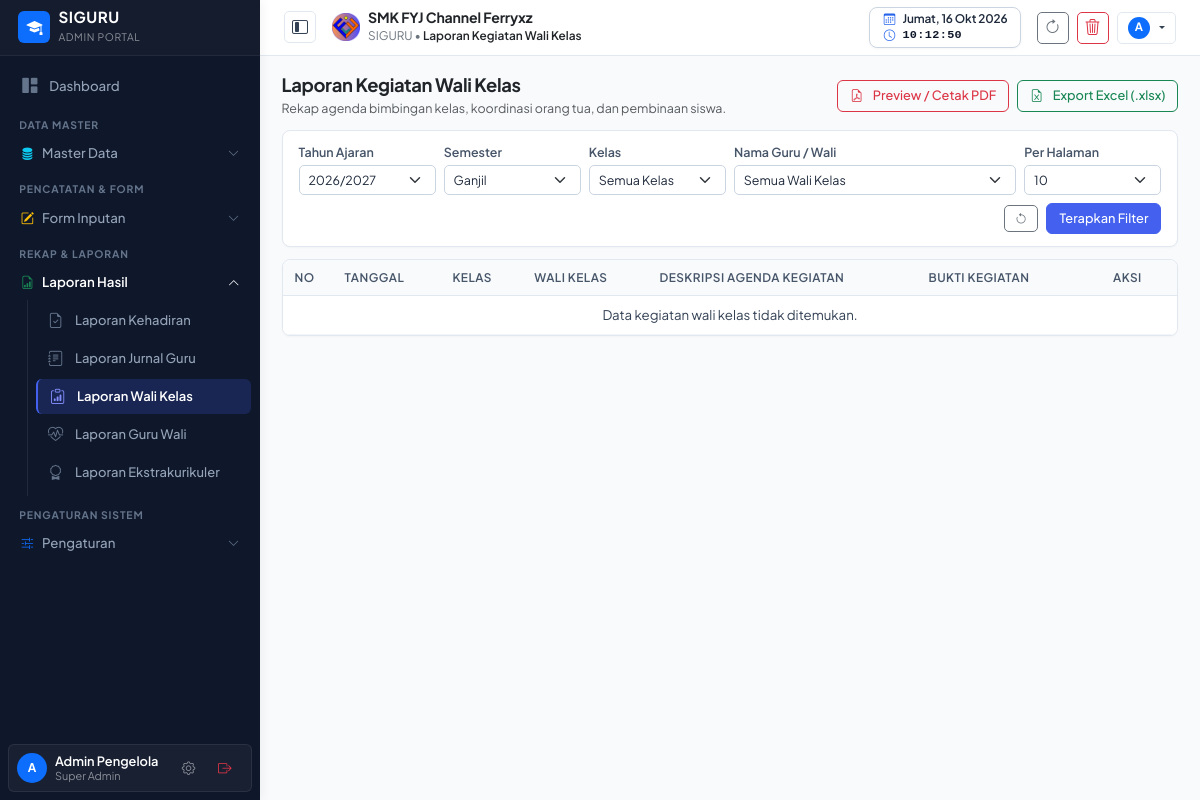
Screenshot of /laporan-wali.php (signed in) with the database file from the repository.
### tables this page shows
CREATE TABLE pengaturan (
    id INTEGER PRIMARY KEY AUTOINCREMENT,
    logo TEXT DEFAULT 'assets/images/logo.png',
    nama_sekolah TEXT DEFAULT 'SMK NEGERI 1 CONTOH',
    tahun_ajaran TEXT DEFAULT '2026/2027',
    semester TEXT DEFAULT 'Ganjil',
    kelas TEXT DEFAULT 'X RPL 1, X RPL 2, XI RPL 1, XI RPL 2, XII RPL 1, XII RPL 2',
    mata_pelajaran TEXT DEFAULT 'Matematika, Bahasa Indonesia, Pemrograman Web, Basis Data, Bahasa Inggris, PJOK, Pendidikan Agama',
    folder_jurnal TEXT,
    folder_foto TEXT,
    folder_guru_wali TEXT,
    folder_wali TEXT,
    folder_ekstra TEXT,
    link_db_absen TEXT,
    link_db_jurnal TEXT,
    link_db_guru_wali TEXT,
    link_db_wali TEXT,
    link_db_ekstra TEXT,
    list_ekstrakurikuler TEXT DEFAULT 'Pramuka, Paskibra, Futsal, Basket, Rohis, PMR, Desain Grafis, Robotik',
    kepala_sekolah TEXT DEFAULT 'Drs. H. Ahmad Fauzi, M.Pd.',
    nip_kepala_sekolah TEXT DEFAULT '19750815 199903 1 002'
, kop_surat TEXT DEFAULT 'assets/images/kop_surat.png', kop_size TEXT DEFAULT '90', kabupaten TEXT DEFAULT 'Klungkung', ttd_kepsek TEXT DEFAULT 'https://drive.google.com/thumbnail?id=1GUfUommgYjV-cnhU0tTB8kRJy8iXagkI', list_tahun_ajaran TEXT DEFAULT '["2025/2026", "2026/2027", "2027/2028"]');

### config/helper.php (called while the page is built, shortened)
<?php
require_once __DIR__ . '/auth.php';
function getSettings() {
    $pdo = getDBConnection();
    try {
        static $checkedMigration = false;
        if (!$checkedMigration) {
            $checkedMigration = true;
            if (DB_DRIVER === 'sqlite') {
                $cols = $pdo->query("PRAGMA table_info(pengaturan)")->fetchAll(PDO::FETCH_COLUMN, 1);
            } else {
                $cols = $pdo->query("SHOW COLUMNS FROM pengaturan LIKE 'list_tahun_ajaran'")->fetchAll();
                if (empty($cols)) {
                    $pdo->exec("ALTER TABLE pengaturan ADD COLUMN list_tahun_ajaran TEXT DEFAULT '[\"2025/2026\", \"2026/2027\", \"2027/2028\"]'");
                }
            }
        }
        $stmt = $pdo->query("SELECT * FROM pengaturan LIMIT 1");
        $res = $stmt->fetch();
        if ($res) {
            return $res;
        }
    } catch (Exception $e) {}
    return [
        'id' => 1,
        'logo' => 'assets/images/logo.png',
        'nama_sekolah' => 'SMK FYJ Channel Ferryxz',
        'tahun_ajaran' => '2026/2027',
        'list_tahun_ajaran' => json_encode(['2025/2026', '2026/2027', '2027/2028']),
        'semester' => 'Ganjil',
        'kelas' => 'XI DKV 1, XI DKV 2, XII DKV, X DKV',
        'mata_pelajaran' => '["Perangkat Lunak Desain", "Proses Produksi Desain", "Desain Breif", "Karya Desain", "Kreativitas, Inovasi, dan Kewirausahaan", "Seni Budaya", "Seni Rupa"]',
        'folder_jurnal' => 'https://drive.google.com/drive/folders/1g1iaALpfRo8oovkJNoPxy_MIDLv5axEB?usp=drive_link',
        'folder_foto' => 'https://drive.google.com/drive/folders/1PmA4EHMEVfgbup9ZJuBrIlFzg37gsQO3?usp=sharing',
        'folder_guru_wali' => 'https://drive.google.com/drive/folders/12RUHlItCa8smp58-aixHOTWHld21md9_?usp=drive_link',
        'folder_wali' => 'https://drive.google.com/drive/folders/1uNSsLv2rUUC1c_ykBhnkzQ7y43DRxaDj?usp=drive_link',
        'folder_ekstra' => 'https://drive.google.com/drive/folders/1Jf8BcS1jHO1wUYCzk6dQi9_sy7BRyroM?usp=drive_link',
        'link_db_absen' => '',
        'link_db_jurnal' => '',
        'link_db_guru_wali' => '',
        'link_db_wali' => '',
        'link_db_ekstra' => '',
        'list_ekstrakurikuler' => 'Pramuka, Paskibra, Futsal, Basket, Rohis, PMR, Desain Grafis, Robotik',
        'kepala_sekolah' => 'Drs. H. Ahmad Fauzi, M.Pd.',
        'nip_kepala_sekolah' => '19750815 199903 1 002',
        'kop_surat' => 'assets/images/kop_surat.png',
        'kop_size' => '90',
        'kabupaten' => 'Klungkung',
        'ttd_kepsek' => 'https://drive.google.com/thumbnail?id=1GUfUommgYjV-cnhU0tTB8kRJy8iXagkI'
    ];
}
$settings = getSettings();
function getDaftarTahunAjaran() {
    global $settings;
    $list = [];
    if (!empty($settings['list_tahun_ajaran'])) {
        $list = getListOptions($settings['list_tahun_ajaran']);
    }
    sort($list);
    return array_values(array_filter(array_unique($list)));
}
function getListOptions(string|array|null $stringOrJson): array {
    $str = trim((string)$stringOrJson);
    if ((strpos($str, '[') === 0 && substr($str, -1) === ']') || (strpos($str, '{') === 0 && substr($str, -1) === '}')) {
        $decoded = json_decode($str, true);
        if (is_array($decoded)) {
            $cleaned = array_values(array_filter(array_map('trim', $decoded), function($x) {
                return $x !== '' && $x !== '[]' && !in_array($x, ['«', '»', '&lt;', '&gt;', '<', '>']) && stripos($x, 'c_rgszSh') === false;
            }));
            return $cleaned;
        }
    }
    $reconstructed = [];
    return array_values(array_unique(array_filter($reconstructed)));
}

### config/auth.php (called while the page is built, shortened)
<?php
function isLoggedIn() {
    return isset($_SESSION['user_id']) && !empty($_SESSION['user_id']);
}
function currentUser() {
    return [
        'id' => $_SESSION['user_id'] ?? null,
        'username' => $_SESSION['username'] ?? '',
        'nama' => $_SESSION['nama'] ?? '',
        'nip' => $_SESSION['nip'] ?? '',
        'hak_akses' => $_SESSION['hak_akses'] ?? 'Pelihat',
        'foto' => $_SESSION['foto'] ?? ''
    ];
}
function isSuperAdmin() {
    $user = currentUser();
    $role = $user['hak_akses'] ?? '';
    if ($role === 'Super Admin' || $role === 'admin') return true;
    $roles = array_map('trim', explode(',', $role));
    return in_array('Super Admin', $roles) || in_array('admin', $roles);
}

### laporan-wali.php (the view, shortened to what this page needs)
<?php
require_once __DIR__ . '/config/auth.php';
require_once __DIR__ . '/config/helper.php';
$taList = getDaftarTahunAjaran();
$filterTA = $_GET['ta'] ?? $settings['tahun_ajaran'];
$filterSemester = $_GET['semester'] ?? $settings['semester'];
$currentUser = currentUser();
$isSuper = isSuperAdmin();
$isViewer = isPelihat();
if (!$isSuper && !$isViewer) {
    $filterGuru = $currentUser['nama'] ?? '';
} else {
    $filterGuru = $_GET['guru'] ?? '';
}
if (!$isSuper) {
    if (!empty($filterGuru)) {
        $waliClasses = getKelasWaliByGuru($filterGuru);
        $filterKelas = !empty($waliClasses) ? $waliClasses[0] : '';
    } else {
        $filterKelas = '';
    }
} else {
    $filterKelas = $_GET['kelas'] ?? '';
}
$pageTitle = 'Laporan Kegiatan Wali Kelas';
require_once __DIR__ . '/views/header.php';
require_once __DIR__ . '/views/sidebar.php';
$rawLimit = isset($_GET['limit']) ? (int)$_GET['limit'] : 10;
$limit = in_array($rawLimit, [10, 20, 50, 100, 250, 500]) ? $rawLimit : 10;
$page = max(1, (int)($_GET['page'] ?? 1));
$offset = ($page - 1) * $limit;
$whereClauses = ["tahun_ajaran = ?", "semester = ?"];
$params = [$filterTA, $filterSemester];
$sqlWhere = "WHERE " . implode(" AND ", $whereClauses);
$stmt = $pdo->prepare("SELECT * FROM hasil_wali $sqlWhere ORDER BY tanggal DESC, id DESC LIMIT $limit OFFSET $offset");
$stmt->execute($params);
$waliRows = $stmt->fetchAll();
$printUrl = 'print-laporan.php?' . http_build_query([
    'type' => 'wali',
    'ta' => $filterTA,
    'semester' => $filterSemester,
    'kelas' => $filterKelas,
    'guru' => $filterGuru
]);
?>
<main class="content-wrapper">
    <div class="d-flex flex-wrap align-items-center justify-content-between mb-4">
        <div>
            <h4 class="fw-bold text-dark mb-1">Laporan Kegiatan Wali Kelas</h4>
            <p class="text-muted small mb-0">Rekap agenda bimbingan kelas, koordinasi orang tua, dan pembinaan siswa.</p>
        </div>
        <div class="d-flex gap-2 mt-2 mt-md-0">
            <a href="<?= $printUrl ?>" target="_blank" class="btn btn-outline-danger rounded-pill px-3 btn-sm">
                <i class="bi bi-file-earmark-pdf me-1"></i> Preview / Cetak PDF
            </a>
            <a href="?<?= http_build_query(array_merge($_GET, ['export' => 'xlsx'])) ?>" class="btn btn-outline-success rounded-pill px-3 btn-sm">
                <i class="bi bi-file-earmark-excel me-1"></i> Export Excel (.xlsx)
            </a>
        </div>
    </div>
    <div class="card card-table p-3 mb-4">
        <form method="GET" class="row g-2 align-items-center">
            <div class="col-md-2 col-6">
                <label class="form-label small text-muted mb-0">Tahun Ajaran</label>
                <select name="ta" class="form-select form-select-sm">
                    <?php foreach ($taList as $taOpt): ?>
                        <option value="<?= htmlspecialchars($taOpt) ?>" <?= $filterTA === $taOpt ? 'selected' : '' ?>>
                            <?= htmlspecialchars($taOpt) ?>
                        </option>
                    <?php endforeach; ?>
                </select>
            </div>
            <div class="col-md-2 col-6">
                <label class="form-label small text-muted mb-0">Semester</label>
                <select name="semester" class="form-select form-select-sm">
                    <option value="Ganjil" <?= $filterSemester === 'Ganjil' ? 'selected' : '' ?>>Ganjil</option>
                </select>
            </div>
            <div class="col-md-2 col-6">
                <label class="form-label small text-muted mb-0">Kelas</label>
                <?php if ($isSuper): ?>
                    <select name="kelas" class="form-select form-select-sm">
                        <option value="">Semua Kelas</option>
                    </select>
                <?php endif; ?>
            </div>
            <div class="col-md-4 col-6">
                <label class="form-label small text-muted mb-0">Nama Guru / Wali</label>
                <?php if (isSuperAdmin() || isPelihat()): ?>
                    <select name="guru" class="form-select form-select-sm">
                        <option value="">Semua Wali Kelas</option>
                    </select>
                <?php endif; ?>
            </div>
            <div class="col-md-2 col-6">
                <label class="form-label small text-muted mb-0">Per Halaman</label>
                <select name="limit" class="form-select form-select-sm">
                    <?php foreach ([10, 20, 50, 100, 250, 500] as $opt): ?>
                        <option value="<?= $opt ?>" <?= $limit == $opt ? 'selected' : '' ?>><?= $opt ?></option>
                    <?php endforeach; ?>
                </select>
            </div>
            <div class="col-12 text-end mt-2 d-flex justify-content-end align-items-center gap-2">
                <a href="laporan-wali.php" class="btn btn-outline-secondary btn-sm rounded-circle p-1 px-2" title="Reset Filter">
                    <i class="bi bi-arrow-counterclockwise"></i>
                </a>
                <button type="submit" class="btn btn-primary btn-sm rounded-pill px-4">Terapkan Filter</button>
            </div>
        </form>
    </div>
    <div class="card card-table overflow-hidden">
        <div class="table-responsive">
            <table class="table table-custom align-middle mb-0">
                <thead>
                    <tr>
                        <th style="width: 50px;">No</th>
                        <th>Tanggal</th>
                        <th>Kelas</th>
                        <th>Wali Kelas</th>
                        <th>Deskripsi Agenda Kegiatan</th>
                        <th>Bukti Kegiatan</th>
                        <th style="width: 100px;" class="text-center">Aksi</th>
                    </tr>
                </thead>
                <tbody>
                    <?php if (empty($waliRows)): ?>
                        <tr>
                            <td colspan="7" class="text-center text-muted py-4">Data kegiatan wali kelas tidak ditemukan.</td>
                        </tr>
                        <?php endif; ?>
                </tbody>
            </table>
        </div>
    </div>
</main>
<?php require_once __DIR__ . '/views/footer.php'; ?>

### views/header.php (shortened to what this page needs)
<?php
require_once __DIR__ . '/../config/auth.php';
require_once __DIR__ . '/../config/helper.php';
$user = currentUser();
$settings = getSettings();
?>
<!DOCTYPE html>
<html lang="id">
<head>
    <link href="https://cdn.jsdelivr.net/npm/bootstrap@5.3.2/dist/css/bootstrap.min.css" rel="stylesheet">
    <link rel="stylesheet" href="https://cdn.jsdelivr.net/npm/bootstrap-icons@1.11.3/font/bootstrap-icons.min.css">
    <link rel="stylesheet" href="https://cdnjs.cloudflare.com/ajax/libs/font-awesome/6.5.1/css/all.min.css">
    <link rel="stylesheet" href="assets/css/style.css?v=<?= time() ?>">
</head>
<body>
<header class="main-header d-flex align-items-center justify-content-between px-3 px-md-4">
    <div class="d-flex align-items-center gap-2 gap-md-3">
        <button id="btnToggleSidebar" class="btn btn-light btn-sm border shadow-xs d-flex align-items-center justify-content-center text-dark" style="width: 32px; height: 32px; border-radius: 6px;" title="Sembunyikan / Tampilkan Menu">
            <i class="bi bi-layout-sidebar-inset fs-6"></i>
        </button>
        <div class="d-flex align-items-center gap-2">
            <img src="<?= htmlspecialchars($settings['logo'] ?? 'assets/images/logo.png') ?>" alt="Logo" class="rounded" style="height: 28px; width: 28px; object-fit: contain;">
            <div>
                <span class="d-none d-md-block fw-bold text-dark mb-0" style="font-size: 0.88rem; line-height: 1.15; letter-spacing: -0.01em;">
                    <?= htmlspecialchars($settings['nama_sekolah'] ?? 'SMK FYJ Channel Ferryxz') ?>
                </span>
                <span class="text-secondary small" style="line-height: 1.1; font-size: 0.74rem;">
                    SIGURU &bull; <span class="fw-semibold text-dark"><?= htmlspecialchars($pageTitle ?? 'Dashboard') ?></span>
                </span>
            </div>
        </div>
    </div>
    <div class="d-flex align-items-center gap-2">
        <div class="d-none d-md-flex header-clock-widget" title="Tanggal & Waktu Perangkat Anda">
            <div class="clock-row">
                <i class="bi bi-calendar3"></i>
                <span id="headerDeviceDate" class="clock-date"></span>
            </div>
            <div class="clock-row" style="margin-top: 1px;">
                <i class="bi bi-clock"></i>
                <span id="headerDeviceTime" class="clock-time"></span>
            </div>
        </div>
        <button type="button" id="btnRefreshApp" class="btn btn-outline-secondary btn-sm shadow-xs d-flex align-items-center justify-content-center" style="width: 32px; height: 32px; border-radius: 6px; padding: 0;" title="Muat Ulang Halaman (Refresh)">
            <i class="bi bi-arrow-clockwise fs-6" id="iconRefresh"></i>
        </button>
        <button type="button" id="btnClearCache" class="btn btn-outline-danger btn-sm shadow-xs d-flex align-items-center justify-content-center" style="width: 32px; height: 32px; border-radius: 6px; padding: 0;" title="Hapus Cache Browser & Memori">
            <i class="bi bi-trash3 fs-6" id="iconClearCache"></i>
        </button>
        <div class="dropdown">
            <button class="btn btn-light btn-sm border px-2 py-1 d-flex align-items-center gap-1.5 dropdown-toggle shadow-xs" style="height: 32px; border-radius: 6px;" data-bs-toggle="dropdown" title="Akun: <?= htmlspecialchars($user['nama']) ?> (<?= htmlspecialchars($user['hak_akses']) ?>)">
                <?php if (!empty($user['foto'])): ?>
                    <img src="<?= htmlspecialchars(formatPhotoUrl($user['foto'])) ?>" alt="Avatar" class="rounded-circle" style="width: 22px; height: 22px; object-fit: cover; border: 1px solid #cbd5e1;">
                <?php else: ?>
                    <div class="rounded-circle bg-primary text-white d-flex align-items-center justify-content-center fw-bold" style="width: 22px; height: 22px; font-size: 0.72rem;">
                        <?= strtoupper(substr($user['nama'] ?: 'U', 0, 1)) ?>
                    </div>
                <?php endif; ?>
            </button>
        </div>
    </div>
</header>

### rows the page displays
pengaturan: logo (picture), nama_sekolah "SMK FYJ Channel Ferryxz", ta "2026/2027", semester "Ganjil"

### other values shown
$pageTitle "Laporan Kegiatan Wali Kelas"
substr($user['nama'] ?: 'U', 0, 1) "A"
substr($currentUserData['nama'] ?? 'U', 0, 1) "A"
$currentUserData['nama'] "Admin Pengelola"
$currentUserData['hak_akses'] "Super Admin"
form field limit "10"
